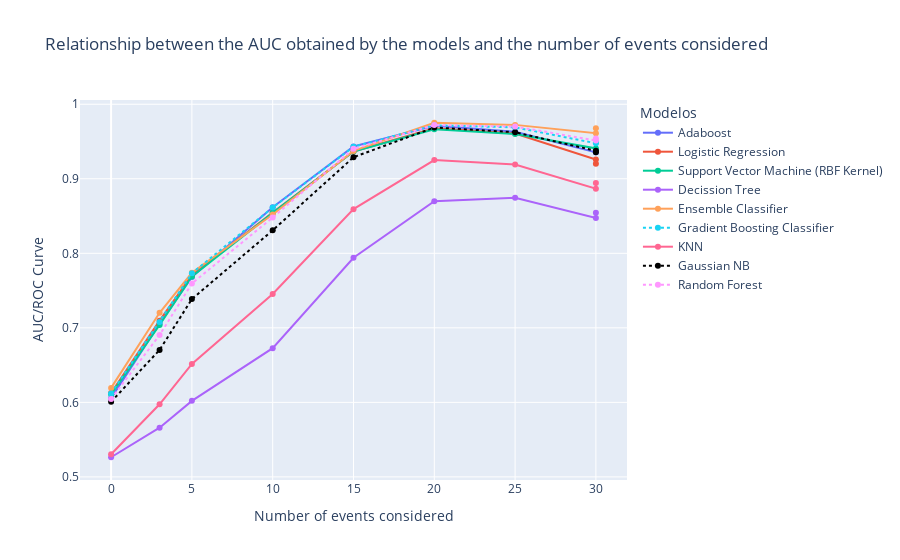

The notebook cell saved with this chart:
### Code cell
fig = px.line(df, color='model', markers=True, x='amount_events', y='auc',labels={"amount_events": "Number of events considered","auc": "AUC/ROC Curve","model": "Modelos"},title="Relationship between the AUC obtained by the models and the number of events considered")
fig.update_traces(patch={"line": {"dash": 'dot'}}, selector={"legendgroup": "Gradient Boosting Classifier"})
fig.update_traces(patch={"line": {"dash": 'dot'}}, selector={"legendgroup": "Random Forest"})
fig.update_traces(patch={"line": {'color': 'black',"dash": 'dot'}}, selector={"legendgroup": "Gaussian NB"})
fig.show()

### Figure 1 — Plotly figure (JSON) as saved in the notebook; plotly's stock layout.template omitted (floating-point values rounded to 4 significant figures)
{"data": [{"hovertemplate": "Modelos=Adaboost<br>Number of events considered=%{x}<br>AUC/ROC Curve=%{y}<extra></extra>", "legendgroup": "Adaboost", "line": {"color": "#636efa", "dash": "solid"}, "marker": {"symbol": "circle"}, "mode": "lines+markers", "name": "Adaboost", "orientation": "v", "showlegend": true, "type": "scatter", "x": [0, 3, 5, 10, 15, 20, 25, 30, 30], "xaxis": "x", "y": [0.6056, 0.7054, 0.7683, 0.8617, 0.9433, 0.9712, 0.9631, 0.9357, 0.9355], "yaxis": "y"}, {"hovertemplate": "Modelos=Logistic Regression<br>Number of events considered=%{x}<br>AUC/ROC Curve=%{y}<extra></extra>", "legendgroup": "Logistic Regression", "line": {"color": "#EF553B", "dash": "solid"}, "marker": {"symbol": "circle"}, "mode": "lines+markers", "name": "Logistic Regression", "orientation": "v", "showlegend": true, "type": "scatter", "x": [0, 3, 5, 10, 15, 20, 25, 30, 30], "xaxis": "x", "y": [0.6126, 0.7096, 0.7706, 0.8548, 0.9367, 0.9677, 0.9606, 0.9259, 0.9201], "yaxis": "y"}, {"hovertemplate": "Modelos=Support Vector Machine (RBF Kernel)<br>Number of events considered=%{x}<br>AUC/ROC Curve=%{y}<extra></extra>", "legendgroup": "Support Vector Machine (RBF Kernel)", "line": {"color": "#00cc96", "dash": "solid"}, "marker": {"symbol": "circle"}, "mode": "lines+markers", "name": "Support Vector Machine (RBF Kernel)", "orientation": "v", "showlegend": true, "type": "scatter", "x": [0, 3, 5, 10, 15, 20, 25, 30, 30], "xaxis": "x", "y": [0.6108, 0.7038, 0.769, 0.8543, 0.9366, 0.9665, 0.9602, 0.9408, 0.939], "yaxis": "y"}, {"hovertemplate": "Modelos=Decission Tree<br>Number of events considered=%{x}<br>AUC/ROC Curve=%{y}<extra></extra>", "legendgroup": "Decission Tree", "line": {"color": "#ab63fa", "dash": "solid"}, "marker": {"symbol": "circle"}, "mode": "lines+markers", "name": "Decission Tree", "orientation": "v", "showlegend": true, "type": "scatter", "x": [0, 3, 5, 10, 15, 20, 25, 30, 30], "xaxis": "x", "y": [0.5264, 0.566, 0.602, 0.6728, 0.794, 0.87, 0.8744, 0.8474, 0.8546], "yaxis": "y"}, {"hovertemplate": "Modelos=Ensemble Classifier<br>Number of events considered=%{x}<br>AUC/ROC Curve=%{y}<extra></extra>", "legendgroup": "Ensemble Classifier", "line": {"color": "#FFA15A", "dash": "solid"}, "marker": {"symbol": "circle"}, "mode": "lines+markers", "name": "Ensemble Classifier", "orientation": "v", "showlegend": true, "type": "scatter", "x": [0, 3, 5, 10, 15, 20, 25, 30, 30], "xaxis": "x", "y": [0.6194, 0.7202, 0.7739, 0.8521, 0.9374, 0.9752, 0.9723, 0.9613, 0.9678], "yaxis": "y"}, {"hovertemplate": "Modelos=Gradient Boosting Classifier<br>Number of events considered=%{x}<br>AUC/ROC Curve=%{y}<extra></extra>", "legendgroup": "Gradient Boosting Classifier", "line": {"color": "#19d3f3", "dash": "dot"}, "marker": {"symbol": "circle"}, "mode": "lines+markers", "name": "Gradient Boosting Classifier", "orientation": "v", "showlegend": true, "type": "scatter", "x": [0, 3, 5, 10, 15, 20, 25, 30, 30], "xaxis": "x", "y": [0.6119, 0.7077, 0.7733, 0.8615, 0.9428, 0.9718, 0.969, 0.9477, 0.9488], "yaxis": "y"}, {"hovertemplate": "Modelos=KNN<br>Number of events considered=%{x}<br>AUC/ROC Curve=%{y}<extra></extra>", "legendgroup": "KNN", "line": {"color": "#FF6692", "dash": "solid"}, "marker": {"symbol": "circle"}, "mode": "lines+markers", "name": "KNN", "orientation": "v", "showlegend": true, "type": "scatter", "x": [0, 3, 5, 10, 15, 20, 25, 30, 30], "xaxis": "x", "y": [0.5303, 0.5974, 0.6517, 0.7454, 0.8592, 0.9251, 0.9192, 0.8866, 0.8943], "yaxis": "y"}, {"hovertemplate": "Modelos=Gaussian NB<br>Number of events considered=%{x}<br>AUC/ROC Curve=%{y}<extra></extra>", "legendgroup": "Gaussian NB", "line": {"color": "black", "dash": "dot"}, "marker": {"symbol": "circle"}, "mode": "lines+markers", "name": "Gaussian NB", "orientation": "v", "showlegend": true, "type": "scatter", "x": [0, 3, 5, 10, 15, 20, 25, 30, 30], "xaxis": "x", "y": [0.6008, 0.6704, 0.7386, 0.8309, 0.9289, 0.9689, 0.9624, 0.9375, 0.9356], "yaxis": "y"}, {"hovertemplate": "Modelos=Random Forest<br>Number of events considered=%{x}<br>AUC/ROC Curve=%{y}<extra></extra>", "legendgroup": "Random Forest", "line": {"color": "#FF97FF", "dash": "dot"}, "marker": {"symbol": "circle"}, "mode": "lines+markers", "name": "Random Forest", "orientation": "v", "showlegend": true, "type": "scatter", "x": [0, 3, 5, 10, 15, 20, 25, 30, 30], "xaxis": "x", "y": [0.6046, 0.6903, 0.7596, 0.8481, 0.9402, 0.972, 0.97, 0.9514, 0.9542], "yaxis": "y"}], "layout": {"legend": {"title": {"text": "Modelos"}, "tracegroupgap": 0}, "title": {"text": "Relationship between the AUC obtained by the models and the number of events considered"}, "xaxis": {"anchor": "y", "domain": [0, 1], "title": {"text": "Number of events considered"}}, "yaxis": {"anchor": "x", "domain": [0, 1], "title": {"text": "AUC/ROC Curve"}}}}
